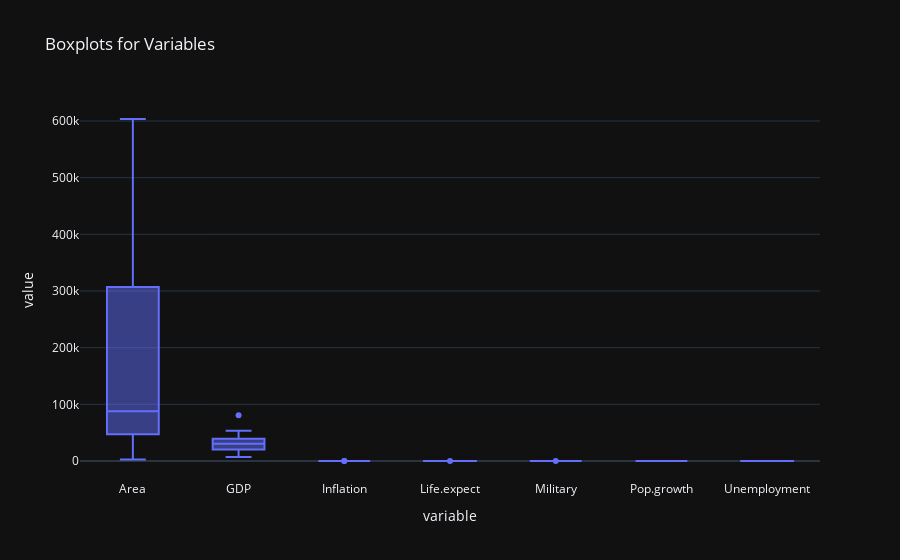

Notebook cell for this chart:
### Code cell
import pandas as pd
import plotly.express as px
from sklearn.preprocessing import StandardScaler
df = pd.read_csv('../data/europe.csv')

fig = px.box(df, y=df.columns[1:], title='Boxplots for Variables')
fig.show()

### Figure 1 — Plotly figure (JSON) as saved in the notebook; plotly's stock layout.template omitted (floating-point values rounded to 4 significant figures; data arrays with more than 128 entries replaced by an {"elided": "..."} marker saying what was removed)
{"data": [{"alignmentgroup": "True", "hovertemplate": "variable=%{x}<br>value=%{y}<extra></extra>", "legendgroup": "", "marker": {"color": "#636efa"}, "name": "", "notched": false, "offsetgroup": "", "orientation": "v", "showlegend": false, "x": {"elided": "196 str values"}, "x0": " ", "xaxis": "x", "y": {"elided": "196 float values"}, "y0": " ", "yaxis": "y", "type": "box"}], "layout": {"xaxis": {"anchor": "y", "domain": [0.0, 1.0], "title": {"text": "variable"}}, "yaxis": {"anchor": "x", "domain": [0.0, 1.0], "title": {"text": "value"}}, "legend": {"tracegroupgap": 0}, "title": {"text": "Boxplots for Variables"}, "boxmode": "group"}}
